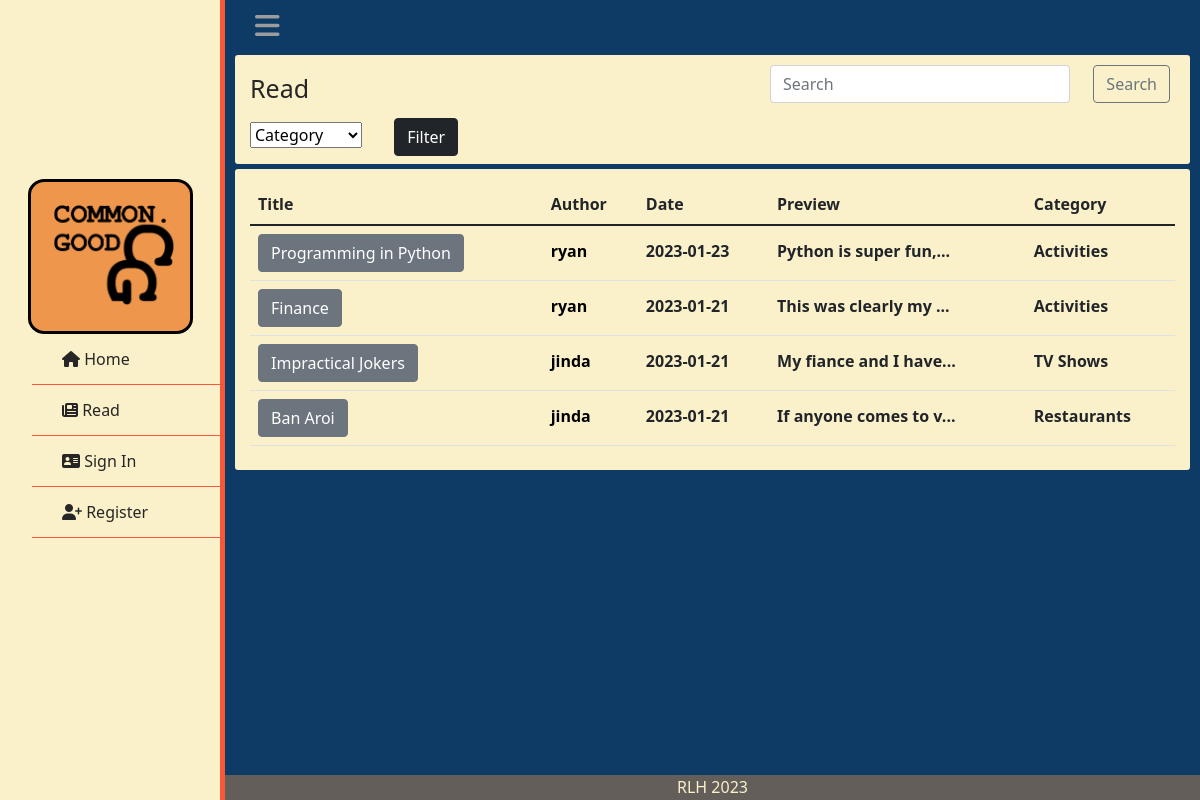
Before: /read with the older database file.
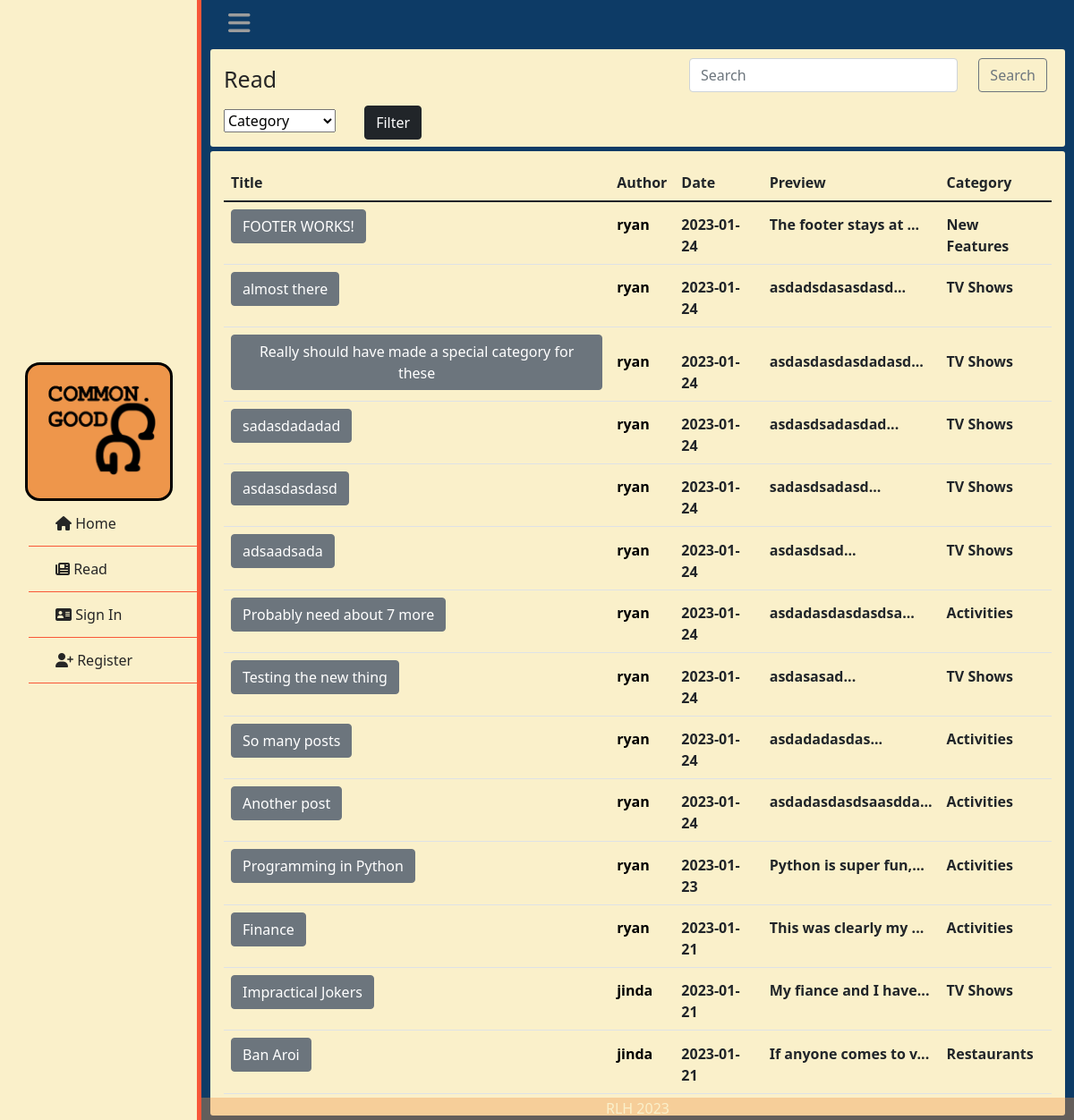
After: the same page with the newer database file.
### tables this page shows
CREATE TABLE categories (post_id INTEGER NOT NULL REFERENCES posts(post_id), category TEXT NOT NULL);

CREATE TABLE posts (user_id INTEGER REFERENCES user(id), post_id INTEGER PRIMARY KEY AUTOINCREMENT, title TEXT NOT NULL, body TEXT NOT NULL, time TIMESTAMP NOT NULL);

CREATE TABLE users (id INTEGER PRIMARY KEY AUTOINCREMENT, username TEXT NOT NULL, hash TEXT NOT NULL, ismod TEXT NOT NULL);

### app.py (the view)
@app.route("/read", methods=["GET","POST"])
def read():
    if request.method == "POST":
        search = request.form.get("search")
        search = search.split(' ')
        categories = select("data.db", "SELECT DISTINCT category FROM categories;")
        data = []
        pids = []
        for term in search:
            term = f"%{term}%"
            temp = select("data.db", "SELECT * FROM users JOIN (SELECT * FROM posts JOIN categories ON posts.post_id = categories.post_id) ON id = user_id WHERE title LIKE (?) OR username LIKE (?) ORDER BY time DESC;", (term, term))
            for post in temp:
                if post["post_id"] not in pids:
                    post["time"] = post["time"].split(' ')
                    pids.append(post["post_id"])
                    data.append(post)
        return render_template("read.html", posts=data, categories=categories)
    else:
        data = select("data.db", "SELECT * FROM users JOIN (SELECT * FROM posts JOIN categories ON  posts.post_id = categories.post_id) ON id = user_id ORDER BY time DESC;")
        categories = select("data.db", "SELECT DISTINCT category FROM categories;")
        for post in data:
            post["time"] = post["time"].split(' ')
        return render_template("read.html", posts=data, categories=categories)

### helpers.py (called while the page is built)
def select(database, query:str, query_variable=None):
    connection = sqlite3.connect(database)
    cur = connection.cursor()
    if not isinstance(query_variable, tuple) and query_variable != None:
        query_variable = tuple([query_variable])
    if query_variable == None:
        cur.execute(query)
    elif len(query_variable) > 1:
        cur.execute(query, query_variable)
    else:
        cur.execute(query, query_variable)
    names = list(map(lambda x: x[0], cur.description))
    db = cur.fetchall()
    dictlist = []
    for row in range(len(db)):
        currow = db[row]
        currowdict = {}
        for col in range(len(currow)):
            currowdict[names[col]] = currow[col]
        dictlist.append(currowdict)
    return dictlist

### templates/read.html (shortened to what this page needs)
{% extends "layout.html" %}
{% block main %}
    <div class="box">
        <p class="formtitle">Read</p>
        <form action="/read" method="post">
            <input autocomplete="off" type="text" id="sbar" class="form-control" name="search" placeholder="Search" aria-label="search">
            <button id="sbtn" class="btn btn-outline-secondary" type="submit" id="button-addon2">Search</button>
        </form>
        <form action="/filter" method="post">
            <select class="category_selector" name="category">
                <option selected disabled>
                    Category
                </option>
            </select>
            <button class="btn btn-dark" type="submit">Filter</button>
        </form>
    </div>
    <div class="box">
        <table class="table">
            <thead>
                <tr>
                    <th scope="col">Title</th>
                    <th scope="col">Author</th>
                    <th scope="col">Date</th>
                    <th scope="col">Preview</th>
                    <th scope="col">Category</th>
                </tr>
            </thead>
            <tbody>
            {% for row in posts: %}
            <tr class="postrow">
                <th scope="row"><form action="/review" method="post"><button class="btn btn-secondary" type="submit" name="id" value="{{ row['post_id'] }}">{{ row["title"] }}</button></form></th>
                <th><form action="/usrprofile" method="post"><button type="submit" name="id" value="{{ row['id'] }}" class="proflink">{{ row["username"] }}</button></form></th>
                <th>{{ row["time"][0] }}</th>
                <th>{{ row["body"][:20] }}...</th>
                <th>{{ row["category"] }}</th>
            </tr>
            {% endfor %}
            </tbody>
        </table>
    </div>
{% endblock %}

Changed rows visible on the page:
added categories: {{ row['post_id'] }} 41 (drawn), title "FOOTER WORKS!", {{ row['id'] }} 29 (drawn), username "ryan", row "2023-01-24", body "The footer stays at", category "New Features"
added categories: {{ row['post_id'] }} 40 (drawn), title "almost there", {{ row['id'] }} 29 (drawn), username "ryan", row "2023-01-24", body "asdadsdasasdasd", category "TV Shows"
added categories: {{ row['post_id'] }} 39 (drawn), title "Really should have made a special category for these", {{ row['id'] }} 29 (drawn), username "ryan", row "2023-01-24", body "asdasdasdasdadasd", category "TV Shows"
added categories: {{ row['post_id'] }} 38 (drawn), title "sadasdadadad", {{ row['id'] }} 29 (drawn), username "ryan", row "2023-01-24", body "asdasdsadasdad", category "TV Shows"
added categories: {{ row['post_id'] }} 37 (drawn), title "asdasdasdasd", {{ row['id'] }} 29 (drawn), username "ryan", row "2023-01-24", body "sadasdsadasd", category "TV Shows"
added categories: {{ row['post_id'] }} 36 (drawn), title "adsaadsada", {{ row['id'] }} 29 (drawn), username "ryan", row "2023-01-24", body "asdasdsad", category "TV Shows"
added categories: {{ row['post_id'] }} 35 (drawn), title "Probably need about 7 more", {{ row['id'] }} 29 (drawn), username "ryan", row "2023-01-24", body "asdadasdasdasdsa", category "Activities"
added categories: {{ row['post_id'] }} 34 (drawn), title "Testing the new thing", {{ row['id'] }} 29 (drawn), username "ryan", row "2023-01-24", body "asdasasad", category "TV Shows"
added categories: {{ row['post_id'] }} 33 (drawn), title "So many posts", {{ row['id'] }} 29 (drawn), username "ryan", row "2023-01-24", body "asdadadasdas", category "Activities"
added categories: {{ row['post_id'] }} 32 (drawn), title "Another post", {{ row['id'] }} 29 (drawn), username "ryan", row "2023-01-24", body "asdadasdasdsaasdda", category "Activities"
